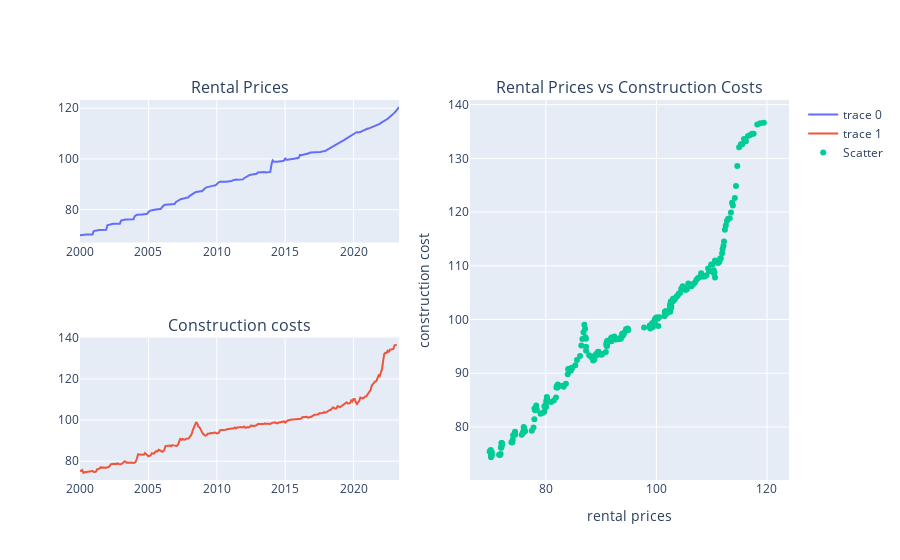

The notebook cell this image was saved under:
### Code cell
#Rental prices vs Constrution costs corr

#aggregate all graphs in one
fig_rental_prices_construction_costs = make_subplots(
    rows=2, cols=2,
    specs=[[{}, {'rowspan':2}],
           [{}, None]],
    subplot_titles=("Rental Prices","Rental Prices vs Construction Costs","Construction costs"))


# line graph for rental prices
fig_rental_prices_construction_costs.add_trace(go.Scatter(
                 x=df_combined['date'],
                 y=df_combined['rental_prices']), row=1, col=1)


# line graph for construction Costs
fig_rental_prices_construction_costs.add_trace(go.Scatter(
                 x=df_combined['date'],
                 y=df_combined['construction_cost']), 
                  row=2, col=1)


fig_rental_prices_construction_costs.add_trace(go.Scatter(
    x=df_combined['rental_prices'],
    y=df_combined['construction_cost'],
    mode='markers',
    name='Scatter'),
    row=1, col=2)

fig_rental_prices_construction_costs['layout']['xaxis2']['title']='rental prices'
fig_rental_prices_construction_costs['layout']['yaxis2']['title']='construction cost'
fig_rental_prices_construction_costs.show()

### Figure 1 — Plotly figure (JSON) as saved in the notebook; plotly's stock layout.template omitted (floating-point values rounded to 4 significant figures; data arrays with more than 128 entries replaced by an {"elided": "..."} marker saying what was removed)
{"data": [{"type": "scatter", "x": {"elided": "281 str values"}, "xaxis": "x", "y": {"elided": "281 float values"}, "yaxis": "y"}, {"type": "scatter", "x": {"elided": "281 str values"}, "xaxis": "x3", "y": {"elided": "281 float values"}, "yaxis": "y3"}, {"mode": "markers", "name": "Scatter", "type": "scatter", "x": {"elided": "281 float values"}, "xaxis": "x2", "y": {"elided": "281 float values"}, "yaxis": "y2"}], "layout": {"annotations": [{"font": {"size": 16}, "showarrow": false, "text": "Rental Prices", "x": 0.225, "xanchor": "center", "xref": "paper", "y": 1, "yanchor": "bottom", "yref": "paper"}, {"font": {"size": 16}, "showarrow": false, "text": "Rental Prices vs Construction Costs", "x": 0.775, "xanchor": "center", "xref": "paper", "y": 1, "yanchor": "bottom", "yref": "paper"}, {"font": {"size": 16}, "showarrow": false, "text": "Construction costs", "x": 0.225, "xanchor": "center", "xref": "paper", "y": 0.375, "yanchor": "bottom", "yref": "paper"}], "xaxis": {"anchor": "y", "domain": [0, 0.45]}, "xaxis2": {"anchor": "y2", "domain": [0.55, 1], "title": {"text": "rental prices"}}, "xaxis3": {"anchor": "y3", "domain": [0, 0.45]}, "yaxis": {"anchor": "x", "domain": [0.625, 1]}, "yaxis2": {"anchor": "x2", "domain": [0, 1], "title": {"text": "construction cost"}}, "yaxis3": {"anchor": "x3", "domain": [0, 0.375]}}}
